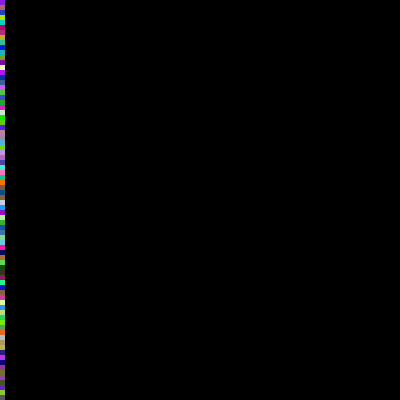
Frame 1 (no input)
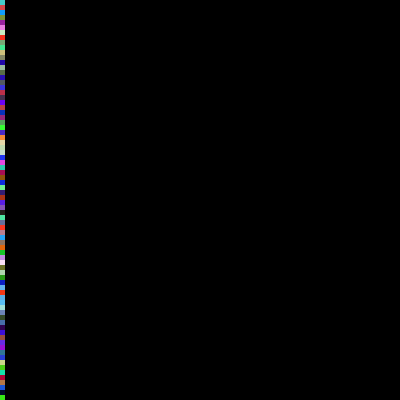
Frame 60 (the mouse pressed at the canvas centre just before this capture)
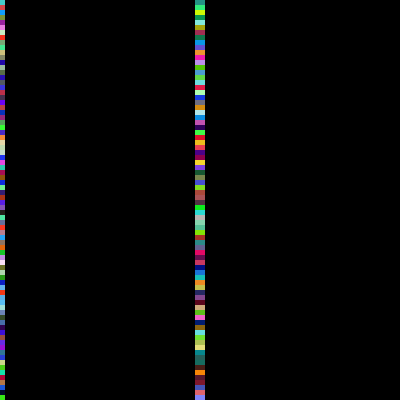
Frame 120 (the mouse held since frame 60 and released just before this capture)

The Processing sketch that drew these frames (run headless with seeded random() and noise(); from frame 60 on, the mouse is pressed at the canvas centre):

// Processing sketch: processing_61479
// ── processing_61479.pde

int mx;
int my;
void setup() {
  size(400, 400);
  background(0, 0, 0);
  smooth();
}
void draw() {
  mx=mouseX;
  my=mouseY;

  noStroke();
  rectMode(CENTER);
  
  
  for (int i=0;i<=400;i=i+5) {
    for (int j=0;j<=400;j=j+5) {
      fill(random(0,255), random(0,255), random(0,255));
      rect(mx,i, 10,10);
    }
  }
  
  

}
